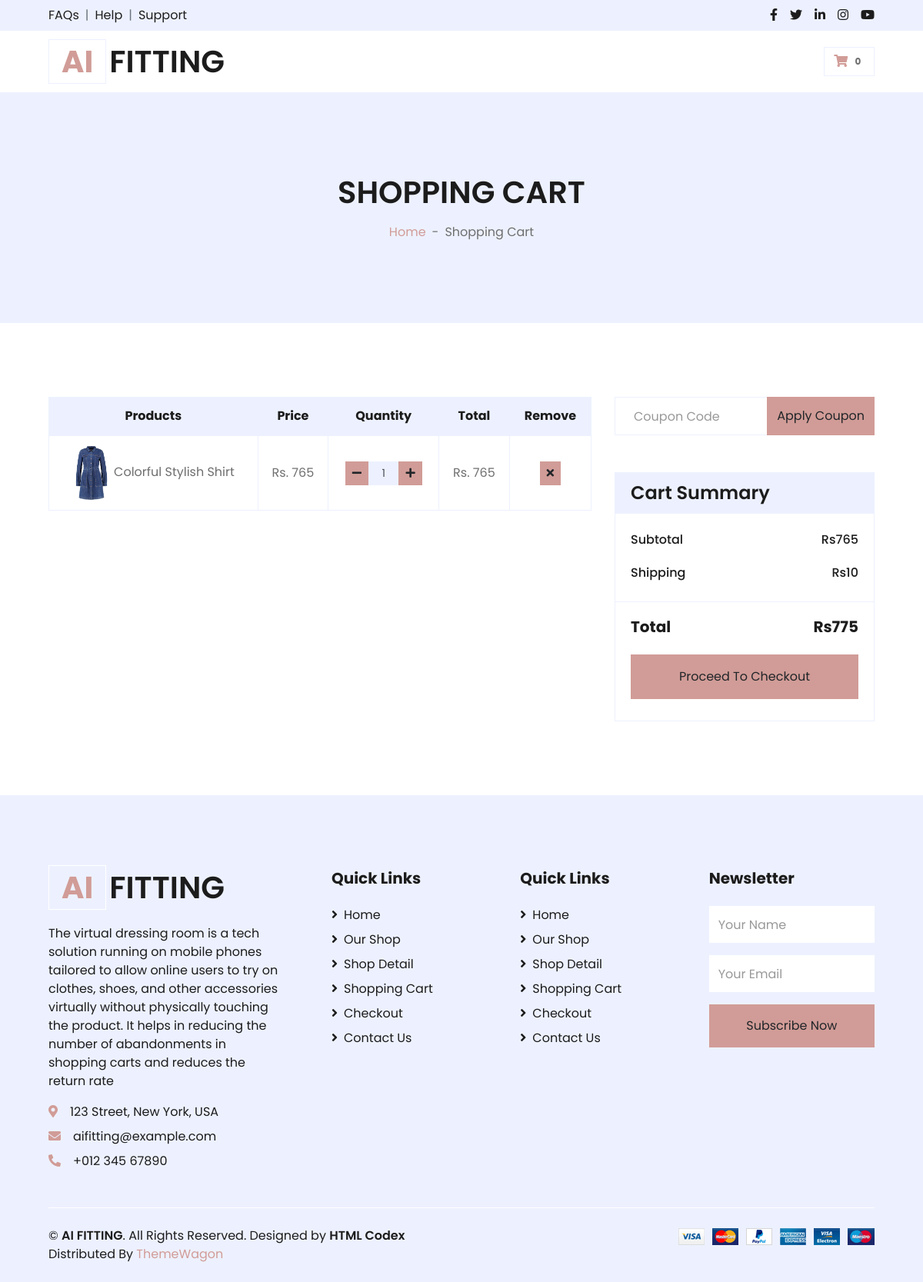
Screenshot of /cart/ (signed in) with the database file from the repository.
### app/models.py (models this page shows, shortened)
class OrderItem(models.Model):
    customer = models.ForeignKey(Customer, on_delete=models.CASCADE, )
    ordered = models.BooleanField(default=False)
    item = models.ForeignKey(product, on_delete=models.CASCADE)
    quantity = models.IntegerField(default=1)
    def get_total_item_price(self):
        total = self.quantity * self.item.TotalAmount
        return total

class product(models.Model):
    ProductName = models.CharField(max_length=25)
    productBrand = models.CharField(max_length=25)
    cloth = models.CharField(max_length=25)
    size = models.FloatField()
    colour = models.CharField(max_length=25)
    TotalAmount = models.IntegerField()
    image1 = models.ImageField(upload_to='products')
    image2 = models.ImageField(upload_to='products')
    image3 = models.ImageField(upload_to='products')

class Order(models.Model):
    customer = models.ForeignKey(Customer, on_delete=models.CASCADE)
    items = models.ManyToManyField(OrderItem)
    ordered_date = models.DateTimeField(null=True)
    ordered = models.BooleanField(default=False)
    shipping_address = models.ForeignKey(ShippingAddress, on_delete=models.SET_NULL, blank=True, null=True)
    payment = models.ForeignKey(Payment, on_delete=models.SET_NULL, blank=True, null=True)
    completed_date = models.DateTimeField(null=True)
    completed = models.BooleanField(default=False)
    assigned = models.BooleanField(default=False)
    def get_total(self):
        item_total = 0
        product_total = 0
        for order_item in self.items.all():
            item_total += order_item.get_total_item_price()+10
        return item_total

### app/userviews.py (the view)
# urls.py: path('cart/', userviews.cart, name='cart'),
@login_required
def cart(request):
    try:
        order = Order.objects.get(customer=request.user, ordered=False)
        context = {
            'object': order
        }
        return render(request, 'user_panel/cart.html', context)
    except ObjectDoesNotExist:
        messages.warning(request, "You do not have an active order")
        return redirect("user_home")

### templates/user_panel/cart.html (shortened to what this page needs)
{% extends 'user_panel/user_home.html' %}
{% load crispy_forms_filters %}
{% block content1 %}
    <div class="container-fluid bg-secondary mb-5">
        <div class="d-flex flex-column align-items-center justify-content-center" style="min-height: 300px">
            <h1 class="font-weight-semi-bold text-uppercase mb-3">Shopping Cart</h1>
            <div class="d-inline-flex">
                <p class="m-0"><a href="{% url 'user_home' %}">Home</a></p>
                <p class="m-0 px-2">-</p>
                <p class="m-0">Shopping Cart</p>
            </div>
        </div>
    </div>
    <div class="container-fluid pt-5">
        <div class="row px-xl-5">
            <div class="col-lg-8 table-responsive mb-5">
                <table class="table table-bordered text-center mb-0">
                    <thead class="bg-secondary text-dark">
                        <tr>
                            <th>Products</th>
                            <th>Price</th>
                            <th>Quantity</th>
                            <th>Total</th>
                            <th>Remove</th>
                        </tr>
                    </thead>
                    <tbody class="align-middle">
                    {% for i in object.items.all %}
                        <tr>
                            <td class="align-middle"><img src="{{i.item.image1.url}}" alt="" style="width: 50px;"> Colorful Stylish Shirt</td>
                            <td class="align-middle">Rs. {{i.item.TotalAmount}}</td>
                            <td class="align-middle">
                                <div class="input-group quantity mx-auto" style="width: 100px;">
                                    <div class="input-group-btn">
                                        <a href="{% url 'remove_single_item_from_cart' i.item.pk %}">
                                      <button class="btn btn-sm btn-primary btn-minus" >
                                        <i class="fa fa-minus"></i>
                                        </button>
                                         </a>
                                    </div>
                                    <input type="text" class="form-control form-control-sm bg-secondary text-center" value="{{i.quantity}}">
                                    <div class="input-group-btn">
                                        <a href="{% url 'add_to_cart' i.item.pk %}">
                                        <button class="btn btn-sm btn-primary btn-plus">
                                            <i class="fa fa-plus"></i>
                                        </button>
                                        </a>
                                    </div>
                                </div>
                            </td>
                            <td class="align-middle">Rs. {{ i.get_total_item_price }}</td>
                            <td class="align-middle"><a href="{% url 'remove_from_cart'  i.item.id %}"><button class="btn btn-sm btn-primary"><i class="fa fa-times"></i></button></a></td>
                        </tr>
                    {% endfor %}
                    </tbody>
                </table>
            </div>
            <div class="col-lg-4">
                <form class="mb-5" action="">
                    <div class="input-group">
                        <input type="text" class="form-control p-4" placeholder="Coupon Code">
                        <div class="input-group-append">
                            <button class="btn btn-primary">Apply Coupon</button>
                        </div>
                    </div>
                </form>
                <div class="card border-secondary mb-5">
                    <div class="card-header bg-secondary border-0">
                        <h4 class="font-weight-semi-bold m-0">Cart Summary</h4>
                    </div>
                    <div class="card-body">
                        <div class="d-flex justify-content-between mb-3 pt-1">
                            <h6 class="font-weight-medium">Subtotal</h6>
                            {% for i in object.items.all %}
                            <h6 class="font-weight-medium">Rs{{i.get_total_item_price }}</h6>
                            {% endfor %}
                        </div>
                        <div class="d-flex justify-content-between">
                            <h6 class="font-weight-medium">Shipping</h6>
                            <h6 class="font-weight-medium">Rs10</h6>
                        </div>
                    </div>
                    <div class="card-footer border-secondary bg-transparent">
                        <div class="d-flex justify-content-between mt-2">
                            <h5 class="font-weight-bold">Total</h5>
                            <h5 class="font-weight-bold">Rs{{ object.get_total }}</h5>
                        </div>
                         <a href="{% url 'checkout' object.id %}">
                        <button class="btn btn-block btn-primary my-3 py-3">Proceed To Checkout</button>
                         </a>
                    </div>
                </div>
            </div>
        </div>
    </div>
{% endblock %}

### rows the page displays
OrderItem: item.image1 (picture), item.TotalAmount "765", quantity "1", get_total_item_price "765"
Order: get_total "775"
